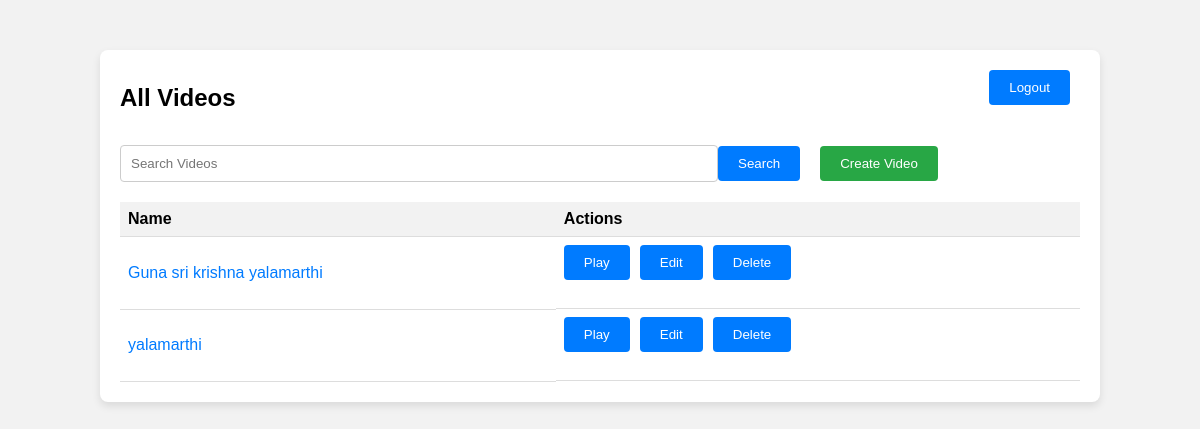
The app's page /all_videos/, older data.
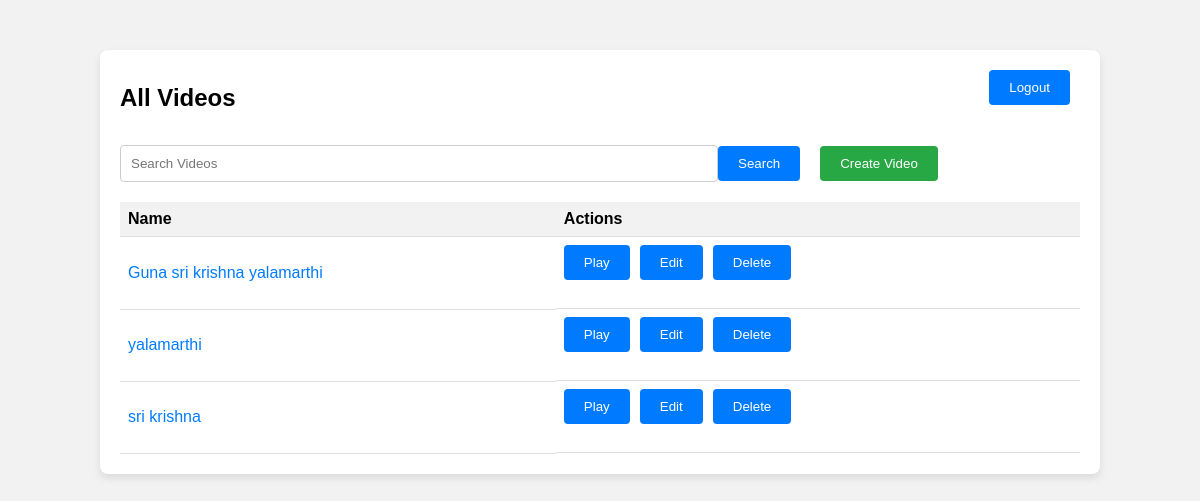
The same page, newer data.
### videos/models.py (models this page shows, shortened)
class Video(models.Model):
    id = models.AutoField(primary_key=True)
    user = models.ForeignKey(settings.AUTH_USER_MODEL, on_delete=models.CASCADE)
    name = models.CharField(max_length=255)
    video_url = models.URLField()
    created_at = models.DateTimeField(auto_now_add=True)

### videos/views.py (the view)
# urls.py: path('all_videos/', views.all_videos, name='all_videos'),
def all_videos(request):
    videos = Video.objects.all()
    search_form = VideoSearchForm(request.GET)  # Bind request data to the form
    if search_form.is_valid():
        query = search_form.cleaned_data['query']
        videos = videos.filter(name__icontains=query)
    return render(request, 'all_videos.html', {'videos': videos, 'search_form': search_form})

### videos/forms.py
class VideoSearchForm(forms.Form):
    query = forms.CharField(label='Search Videos', max_length=100)

### videos/templates/all_videos.html (shortened to what this page needs)
<!DOCTYPE html>
<html lang="en">
<head>
</head>
<body>
    <div class="container">
        <div class="header">
            <h1>All Videos</h1>
            <form action="{% url 'logout' %}" method="post">
                <button type="submit" class="logout">Logout</button>
            </form>
        </div>
        <form id="searchForm" method="GET" action="{% url 'all_videos' %}">
            <input type="text" name="query" placeholder="Search Videos" value="{{ request.GET.query }}">
            <button type="submit">Search</button>
            <button type="button" class="btn-create" onclick="location.href='{% url 'create_video' %}'">Create Video</button>
        </form>
        <table>
            <tr>
                <th>Name</th>
                <th>Actions</th>
            </tr>
            {% for video in videos %}
            <tr>
                <td>
                    <a href="{% url 'video_detail' video.pk %}">{{ video.name }}</a>
                </td>
                <td class="actions">
                    <form action="{% url 'video_player_view' video.video_url video.name %}" method="get" style="display: inline;">
                        <button type="submit">Play</button>
                    </form>
                    <form action="{% url 'edit_video' video.pk %}" method="get">
                        <button class="btn-edit" type="submit">Edit</button>
                    </form>
                    <form action="{% url 'delete_video' video.pk %}" method="post">
                        <button class="btn-delete" type="submit">Delete</button>
                    </form>
                </td>
            </tr>
            {% endfor %}
        </table>
    </div>
</body>
</html>

Row changes from the older to the newer data that the page shows:
added Video: name "sri krishna"
